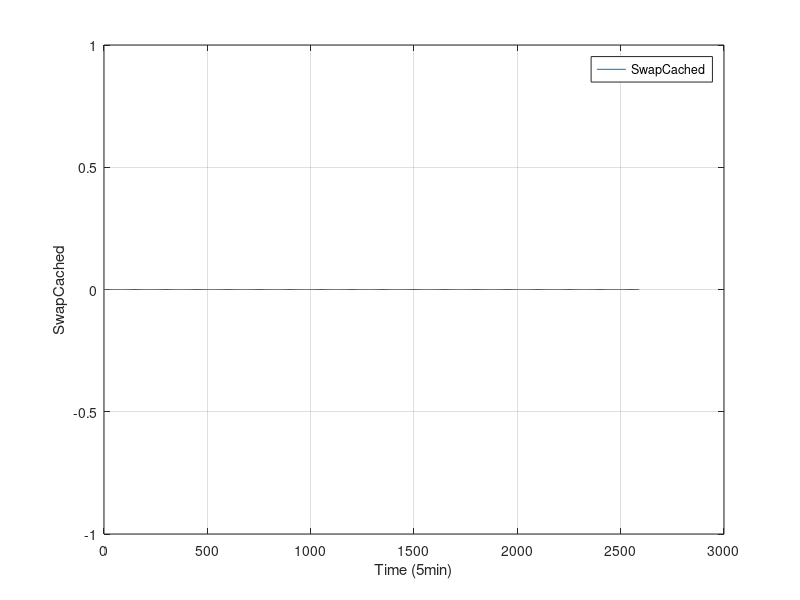

Here is the MATLAB script that generated this plot:
#! /usr/bin/octave -qf
fig = figure;
data = dlmread("finput.txt"," ");
size(data);
set(fig, "visible", "off");
time = data(:,1);
MemTotal = data(:,2);
MemFree = data(:,3);
Buffers = data(:,4);
Cached = data(:,5);
SwapCached = data(:,6);
Active = data(:,7);
Inactive = data(:,8);
SwapTotal = data(:,9);
SwapFree = data(:,10);
Dirty = data(:,11);
Writeback = data(:,12);
AnonPages = data(:,13);
Mapped = data(:,14);
Slab = data(:,15);
SReclaimable = data(:,16);
SUnreclaim = data(:,17);
PageTables = data(:,18);
NFS_Unstable = data(:,19);
Bounce = data(:,20);
WritebackTmp = data(:,21);
CommitLimit = data(:,22);
Committed_AS = data(:,23);
VmallocTotal = data(:,24);
VmallocUsed = data(:,25);
VmallocChunk = data(:,26);

plot(time,SwapCached,";SwapCached;"), grid

xlabel("Time (5min)");
ylabel("SwapCached");
print("SwapCached.png", "-dpng");


